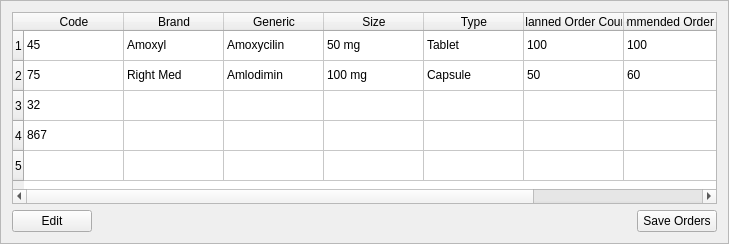
            <widget class="QFrame" name="order_table_frame">
             <property name="frameShape">
              <enum>QFrame::StyledPanel</enum>
             </property>
             <property name="frameShadow">
              <enum>QFrame::Raised</enum>
             </property>
             <layout class="QGridLayout" name="gridLayout_3">
              <item row="0" column="0" colspan="3">
               <widget class="QTableWidget" name="order_table">
                <property name="editTriggers">
                 <set>QAbstractItemView::NoEditTriggers</set>
                </property>
                <row>
                 <property name="text">
                  <string>1</string>
                 </property>
                </row>
                <row>
                 <property name="text">
                  <string>2</string>
                 </property>
                </row>
                <row>
                 <property name="text">
                  <string>3</string>
                 </property>
                </row>
                <row>
                 <property name="text">
                  <string>4</string>
                 </property>
                </row>
                <row>
                 <property name="text">
                  <string>5</string>
                 </property>
                </row>
                <column>
                 <property name="text">
                  <string>Code</string>
                 </property>
                </column>
                <column>
                 <property name="text">
                  <string>Brand</string>
                 </property>
                </column>
                <column>
                 <property name="text">
                  <string>Generic</string>
                 </property>
                </column>
                <column>
                 <property name="text">
                  <string>Size</string>
                 </property>
                </column>
                <column>
                 <property name="text">
                  <string>Type</string>
                 </property>
                </column>
                <column>
                 <property name="text">
                  <string>Planned Order Count</string>
                 </property>
                </column>
                <column>
                 <property name="text">
                  <string>Recommended Order Count</string>
                 </property>
                </column>
                <column>
                 <property name="text">
                  <string>Total Value</string>
                 </property>
                </column>
                <item row="0" column="0">
                 <property name="text">
                  <string>45</string>
                 </property>
                </item>
                <item row="0" column="1">
                 <property name="text">
                  <string>Amoxyl</string>
                 </property>
                </item>
                <item row="0" column="2">
                 <property name="text">
                  <string>Amoxycilin</string>
                 </property>
                </item>
                <item row="0" column="3">
                 <property name="text">
                  <string>50 mg</string>
                 </property>
                </item>
                <item row="0" column="4">
                 <property name="text">
                  <string>Tablet</string>
                 </property>
                </item>
                <item row="0" column="5">
                 <property name="text">
                  <string>100</string>
                 </property>
                </item>
                <item row="0" column="6">
                 <property name="text">
                  <string>100</string>
                 </property>
                </item>
                <item row="0" column="7">
                 <property name="text">
                  <string>5400</string>
                 </property>
                </item>
                <item row="1" column="0">
                 <property name="text">
                  <string>75</string>
                 </property>
                </item>
                <item row="1" column="1">
                 <property name="text">
                  <string>Right Med</string>
                 </property>
                </item>
                <item row="1" column="2">
                 <property name="text">
                  <string>Amlodimin</string>
                 </property>
                </item>
                <item row="1" column="3">
                 <property name="text">
                  <string>100 mg</string>
                 </property>
                </item>
                <item row="1" column="4">
                 <property name="text">
                  <string>Capsule</string>
                 </property>
                </item>
                <item row="1" column="5">
                 <property name="text">
                  <string>50</string>
                 </property>
                </item>
                <item row="1" column="6">
                 <property name="text">
                  <string>60</string>
                 </property>
                </item>
                <item row="1" column="7">
                 <property name="text">
                  <string>1200</string>
                 </property>
                </item>
                <item row="2" column="0">
                 <property name="text">
                  <string>32</string>
                 </property>
                </item>
                <item row="3" column="0">
                 <property name="text">
                  <string>867</string>
                 </property>
                </item>
               </widget>
              </item>
              <item row="1" column="0">
               <widget class="QPushButton" name="button_edit_order">
                <property name="text">
                 <string>Edit</string>
                </property>
               </widget>
              </item>
              <item row="1" column="1">
               <spacer name="order_table_spacer">
                <property name="orientation">
                 <enum>Qt::Horizontal</enum>
                </property>
                <property name="sizeHint" stdset="0">
                 <size>
                  <width>533</width>
                  <height>20</height>
                 </size>
                </property>
               </spacer>
              </item>
              <item row="1" column="2">
               <widget class="QPushButton" name="button_save_order">
                <property name="text">
                 <string>Save Orders</string>
                </property>
               </widget>
              </item>
             </layout>
            </widget>
